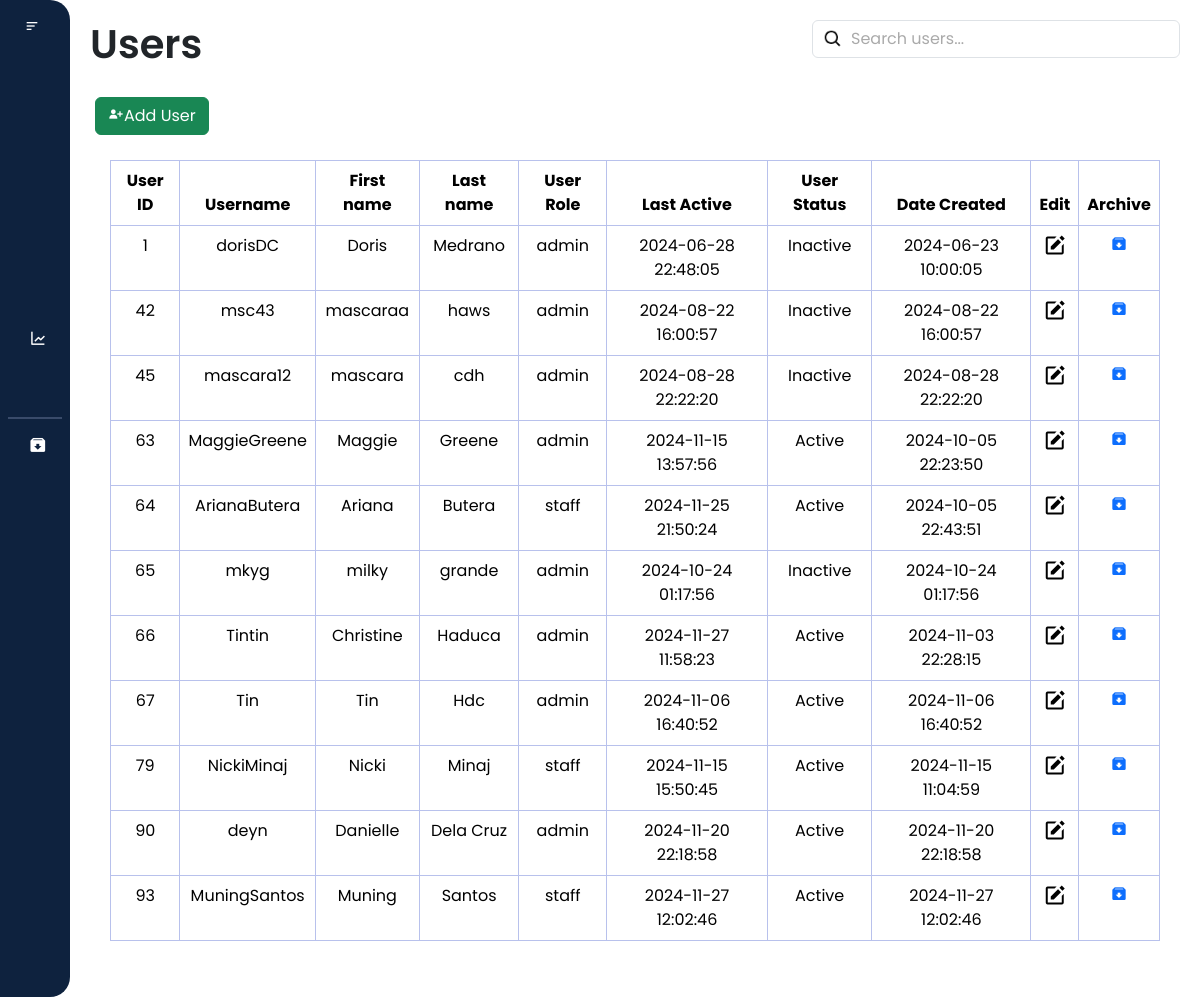
/laundry_system/users/users.php (signed in), run on the app's committed database.
### tables this page shows
CREATE TABLE `user` (
  `user_id` int(11) NOT NULL,
  `username` varchar(30) NOT NULL,
  `first_name` varchar(255) NOT NULL,
  `last_name` varchar(255) NOT NULL,
  `user_role` enum('admin','staff') NOT NULL,
  `password` varchar(255) NOT NULL,
  `last_active` datetime DEFAULT current_timestamp(),
  `user_status` enum('Active','Inactive') NOT NULL,
  `question` varchar(255) NOT NULL,
  `answer` varchar(255) NOT NULL,
  `date_created` datetime NOT NULL DEFAULT current_timestamp()
);

### laundry_system/users/users.php (the view, shortened to what this page needs)
<?php
$user_role = $_SESSION['user_role'];
?>
<!DOCTYPE html>
<html lang="en">
<head>
    <link rel="stylesheet" href="https://cdnjs.cloudflare.com/ajax/libs/font-awesome/5.15.3/css/all.min.css"
>
    <link href="https://cdn.jsdelivr.net/npm/bootstrap@5.3.3/dist/css/bootstrap.min.css" rel="stylesheet">
    <link href='https://unpkg.com/boxicons@2.1.4/css/boxicons.min.css' rel='stylesheet'>
    <link href="https://cdn.lineicons.com/4.0/lineicons.css" rel="stylesheet"/>
    <link href='https://unpkg.com/boxicons@2.1.1/css/boxicons.min.css' rel='stylesheet'>
    <link rel="stylesheet" href="users.css">
</head>
<body>
    <div class="wrapper">
    <aside id="sidebar">
            <div class="d-flex">
                <button id="toggle-btn" type="button">
                    <i class="bx bx-menu-alt-left"></i>
                </button>
            </div>
            <ul class="sidebar-nav">
                <li class="sidebar-item">
                <a href="/laundry_system/dashboard/dashboard.php" class="sidebar-link"
                            data-bs-toggle="tooltip"
                            data-bs-placement="right"
                            data-bs-title="Dashboard">
                        </a>
                </li>
                <li class="sidebar-item">
                <a href="/laundry_system/profile/profile.php" class="sidebar-link"
                            data-bs-toggle="tooltip"
                            data-bs-placement="right"
                            data-bs-title="Profile">
                        </a>
                </li>
                <?php if ($user_role === 'admin') : ?>
                    <li class="sidebar-item">
                    <a href="/laundry_system/users/users.php" class="sidebar-link"
                            data-bs-toggle="tooltip"
                            data-bs-placement="right"
                            data-bs-title="Users">
                        </a>
                    </li>
                    <li class="sidebar-item">
                        <a href="/laundry_system/records/records.php" class="sidebar-link has-dropdown collapsed" data-bs-toggle="collapse"
                            data-bs-target="#records" aria-expanded="false" aria-controls="records">
                        </a>
                    </li>
                <?php endif; ?>
                <li class="sidebar-item">
                <a href="/laundry_system/transaction/transaction.php" class="sidebar-link"
                            data-bs-toggle="tooltip"
                            data-bs-placement="right"
                            data-bs-title="Transactions">
                        </a>
                </li>
                <li class="sidebar-item">
                <a href="/laundry_system/sales_report/report.php" class="sidebar-link"
                            data-bs-toggle="tooltip"
                            data-bs-placement="right"
                            data-bs-title="Sales Report">
                            <i class='bx bx-line-chart'></i>
                        </a>
                </li>
                    <?php if ($user_role === 'admin') : ?>
                    <li class="sidebar-item">
                    <a href="/laundry_system/settings/setting.php" class="sidebar-link"
                            data-bs-toggle="tooltip"
                            data-bs-placement="right"
                            data-bs-title="Settings">
                        </a>
                    </li>
                    <hr style="border: 1px solid #b8c1ec; margin: 8px">
                    <li class="sidebar-item">
                        <a href="#" class="sidebar-link has-dropdown collapsed" data-bs-toggle="collapse"
                        data-bs-target="#archived" aria-expanded="false" aria-controls="archived">
                            <i class='bx bxs-archive-in'></i>
                        </a>
                    </li>
                <?php endif; ?>
            </ul>
            <div class="sidebar-footer">
            <a href="javascript:void(0)" class="sidebar-link" id="btn_logout"
                    data-bs-toggle="tooltip"
                    data-bs-placement="right"
                    data-bs-title="Logout">
                </a>
            </div>
        </aside>
        <div class="main-content">
            <nav>
            <div class="d-flex justify-content-between" id="navbar">
                    <h1>Users</h1>
                    <div class="search_bar" m-1>
                        <input class="form-control" type="text" id="filter_user" placeholder="Search users...">
                    </div>
                </div>
            </nav>
            <div class="box">
                <form action="users.php" method="POST">
                        <div class="add_button">
                            <button type="button" class="btn btn-success" id="addUserButton">
                            <i class='bx bxs-user-plus'></i>Add User</button>
                        </div>
                </form>
            </div>
            <div class="table-responsive">
                <table class="table table-bordered text-center">
                    <thead>
                        <tr class="bg-dark text-white">
                            <th>User ID</th>
                            <th>Username</th>
                            <th>First name</th>
                            <th>Last name</th>
                            <th>User Role</th>
                            <th>Last Active</th>
                            <th>User Status</th>
                            <th>Date Created</th>
                            <th>Edit</th>
                            <th>Archive</th>
                        </tr>
                    </thead>
                    <tbody id = "user_table">
                        <?php
                            require '../database.php';
                        $query = "SELECT * FROM user";
                        $result = mysqli_query($conn, $query);
                        if ($result->num_rows > 0) {
                            while($row = mysqli_fetch_assoc($result)) {
                                $current_time = new DateTime();
                                $last_active_time = new DateTime($row['last_active']);
                                $interval = $current_time->diff($last_active_time);
                                $user_status = ($interval->days < 30) ? 'Active' : 'Inactive';
                        ?>
                                <tr data-id="<?php echo htmlspecialchars($row['user_id']); ?>">
                                    <td class="user-id"><?php echo htmlspecialchars($row['user_id']); ?></td>
                                    <td class="username"><?php echo htmlspecialchars($row['username']); ?></td>
                                    <td class="first-name"><?php echo htmlspecialchars($row['first_name']); ?></td>
                                    <td class="last-name"><?php echo htmlspecialchars($row['last_name']); ?></td>
                                    <td class="user-role"><?php echo htmlspecialchars($row['user_role']); ?></td>
                                    <td class="last-active"><?php echo htmlspecialchars($row['last_active']); ?></td>
                                    <td class="user-status"><?php echo htmlspecialchars($user_status); ?></td>
                                    <td class="date-created"><?php echo htmlspecialchars($row['date_created']); ?></td>
                                    <td>
                                        <a href="javascript:void(0);" class="edit-btn"
                                           data-id="<?php echo htmlspecialchars($row['user_id']); ?>"
                                           data-username="<?php echo htmlspecialchars($row['username']); ?>"
                                           data-firstname="<?php echo htmlspecialchars($row['first_name']); ?>"
                                           data-lastname="<?php echo htmlspecialchars($row['last_name']); ?>"
                                           data-userrole="<?php echo htmlspecialchars($row['user_role']); ?>">
                                           <i class='bx bxs-edit'></i>
                                        </a>
                                    </td>
                                    <td>
                                        <a href="javascript:void(0);" class="archive-btn"
                                           data-id="<?php echo htmlspecialchars($row['user_id']); ?>">
                                           <i class='bx bxs-archive-in'></i>
                                        </a>
                                    </td>
                                </tr>
                        <?php
                            }
                        } else {
                        ?>
                            <tr>
                                <td colspan="10">No results found</td>
                            </tr>
                        <?php
                        }
                        ?>
                    </tbody>
                </table>
            </div>
        </div>
    </div>
</body>
</html>

### laundry_system/users/users.css (style rules this page uses)
* { margin: 0; padding: 0; font-family: "Poppins", sans-serif; box-sizing: border-box; }
html { scroll-behavior: smooth; }
a { text-decoration: none; }
li { list-style: none; }
h1 { font-weight: 600; font-size: 1.5 rem; }
.wrapper { display: flex; width: 100%; height: 100vh; }
#sidebar { display: flex; width: 70px; min-width: 70px; z-index: 1000; transition: all 0.25s ease-in-out; flex-direction: column; background-color: #0e223e; border-radius: 0 20px 20px 0; }
#toggle-btn { background-color: transparent; cursor: pointer; border: 0; padding: 1rem 1.5rem; }
#toggle-btn i { font-size: 1.5 rem; color: #fff; }
.sidebar-nav { padding: 2rem 0; flex: 1 1 auto; }
a.sidebar-link { padding: 0.625rem 1.625rem; color: #fff; display: block; font-size: 0.9rem; white-space: nowrap; border-left: 3px solid transparent; text-decoration: none; }
.sidebar-link i { font-size: 1.1rem; margin-right: 0.75rem; }
.sidebar-item { position: relative; }
.main-content { flex: 1; overflow-y: auto; padding: 20px; transition: margin-left 0.5s ease; }
.table-responsive { padding: 20px; }
.box { display: flex; flex-direction: row; margin: 5px; }
.table { width: 100%; margin: 0; border-collapse: collapse; border: #b8c1ec; }
.modal-body, .btn-success, .btn-info { margin-top: 1rem; display: inline-block; margin-left: auto; margin-right: auto; }
.edit-btn { text-decoration: none; color: #000; cursor: pointer; display: inline-flex; align-items: center; justify-content: center; }
.edit-btn i { font-size: 1.5rem; }
.search_bar { position: relative; }
.search_bar .form-control { padding-left: 38px; }
.search_bar .form-control::placeholder { color: #aaa; }
.search_bar .form-control { background-image: url("/laundry_system/images/search.png"); background-repeat: no-repeat; background-position: 10px center; background-size: 20px 20px; }

### data on the page
user: user_id "1", username "dorisDC", first_name "Doris", last_name "Medrano", user_role "admin", last_active "2024-06-28 22:48:05", last_active "Inactive", date_created "2024-06-23 10:00:05"
user: user_id "42", username "msc43", first_name "mascaraa", last_name "haws", user_role "admin", last_active "2024-08-22 16:00:57", last_active "Inactive", date_created "2024-08-22 16:00:57"
user: user_id "45", username "mascara12", first_name "mascara", last_name "cdh", user_role "admin", last_active "2024-08-28 22:22:20", last_active "Inactive", date_created "2024-08-28 22:22:20"
user: user_id "63", username "MaggieGreene", first_name "Maggie", last_name "Greene", user_role "admin", last_active "2024-11-15 13:57:56", last_active "Active", date_created "2024-10-05 22:23:50"
user: user_id "64", username "ArianaButera", first_name "Ariana", last_name "Butera", user_role "staff", last_active "2024-11-25 21:50:24", last_active "Active", date_created "2024-10-05 22:43:51"
user: user_id "65", username "mkyg", first_name "milky", last_name "grande", user_role "admin", last_active "2024-10-24 01:17:56", last_active "Inactive", date_created "2024-10-24 01:17:56"
user: user_id "66", username "Tintin", first_name "Christine", last_name "Haduca", user_role "admin", last_active "2024-11-27 11:58:23", last_active "Active", date_created "2024-11-03 22:28:15"
user: user_id "67", username "Tin", first_name "Tin", last_name "Hdc", user_role "admin", last_active "2024-11-06 16:40:52", last_active "Active", date_created "2024-11-06 16:40:52"
user: user_id "79", username "NickiMinaj", first_name "Nicki", last_name "Minaj", user_role "staff", last_active "2024-11-15 15:50:45", last_active "Active", date_created "2024-11-15 11:04:59"
user: user_id "90", username "deyn", first_name "Danielle", last_name "Dela Cruz", user_role "admin", last_active "2024-11-20 22:18:58", last_active "Active", date_created "2024-11-20 22:18:58"
user: user_id "93", username "MuningSantos", first_name "Muning", last_name "Santos", user_role "staff", last_active "2024-11-27 12:02:46", last_active "Active", date_created "2024-11-27 12:02:46"
